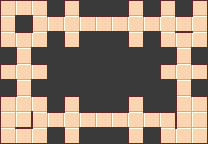

A level layout from a 2D game, rendered from its tile map. Below: a short description, then the map file with its tile-grid data intact:
An orthogonal 13x9 tile map with 16x16 px tiles, 1 tile layer (Tile Layer 1).

<map version="1.10" tiledversion="1.12.1" orientation="orthogonal" renderorder="right-down" width="13" height="9" tilewidth="16" tileheight="16" infinite="0" backgroundcolor="#3a3a3a" nextlayerid="2" nextobjectid="1">
 <tileset firstgid="1" source="tileset.tsx" />
 <layer id="1" name="Tile Layer 1" width="13" height="9">
  <data encoding="csv">
9,48,6,0,8,0,0,0,8,0,8,0,8,
42,0,13,48,17,48,48,48,17,48,17,48,35,
36,37,49,0,44,0,0,0,44,0,36,37,49,
0,42,0,0,0,0,0,0,0,0,0,42,0,
2,17,14,0,0,0,0,0,0,0,2,17,14,
0,42,0,0,0,0,0,0,0,0,0,42,0,
25,16,6,0,8,0,0,0,8,0,0,15,21,
29,41,13,48,17,48,48,48,17,48,6,22,12,
36,48,49,0,44,0,0,0,44,0,36,18,41
</data>
 </layer>
</map>
